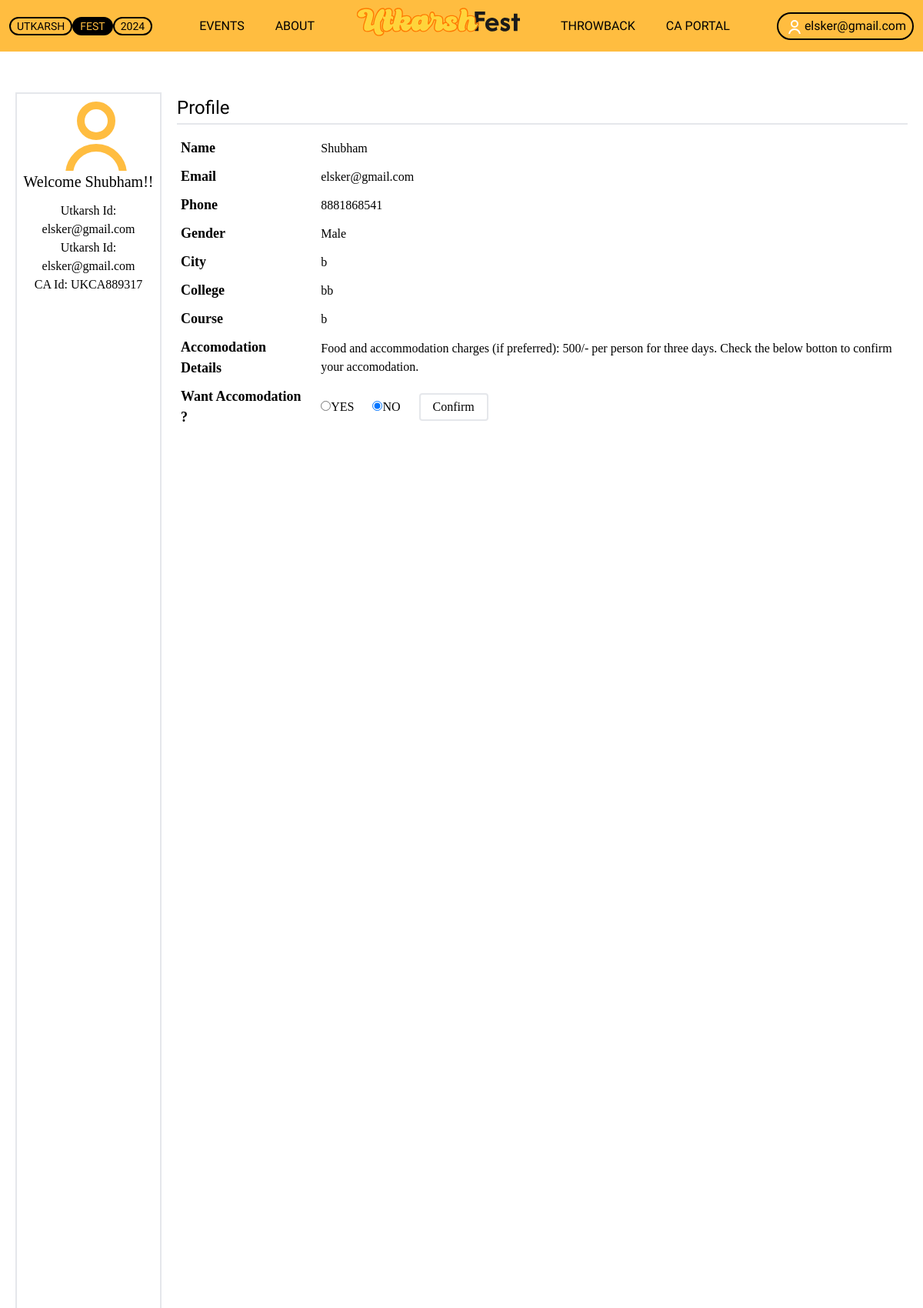
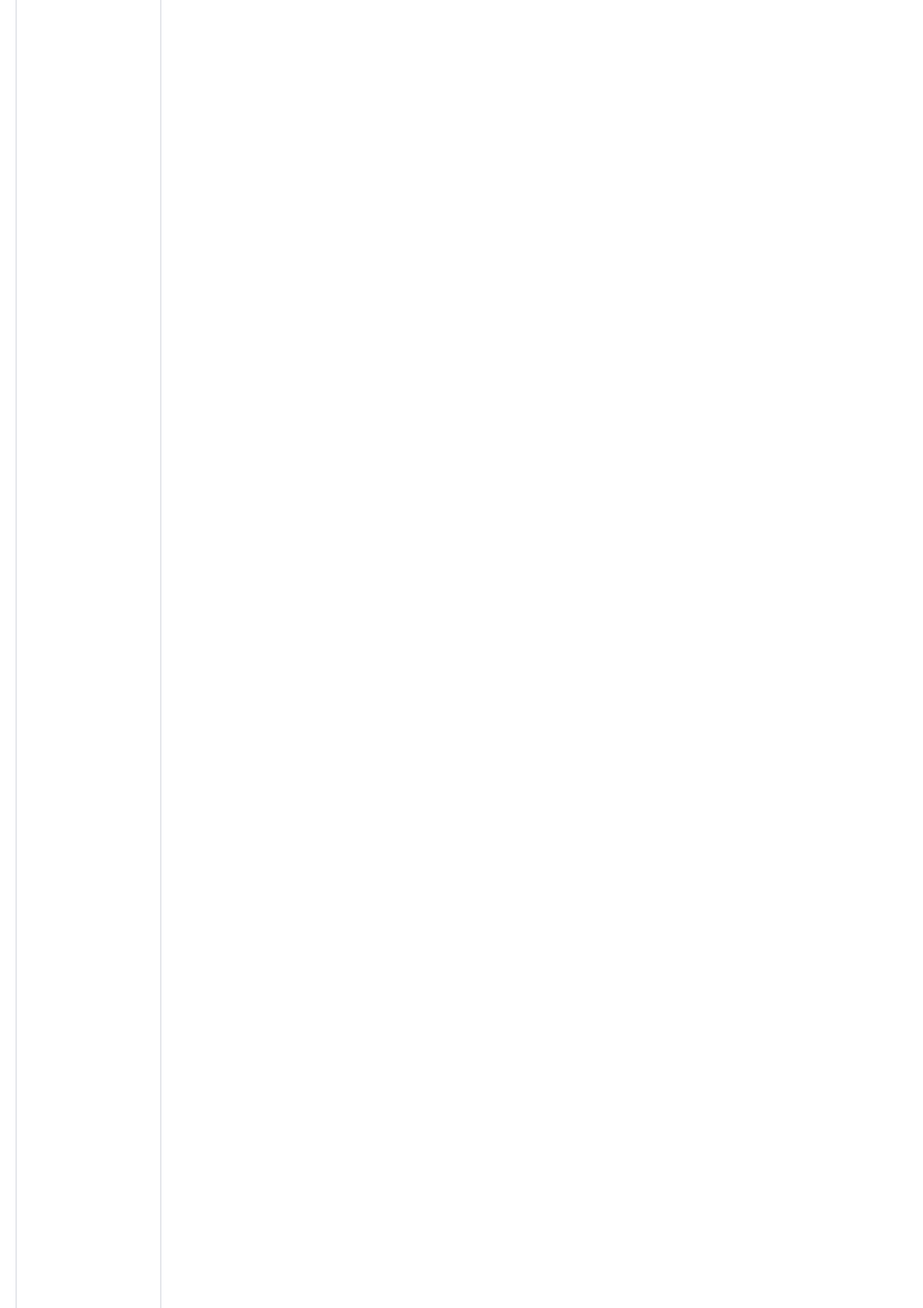
Page /user-profile/ (signed in, upper part) on the committed database (2 pictures, top to bottom).
### UtkarshWebsite/models.py (models this page shows, shortened)
class UserExtras(models.Model):
    user = models.ForeignKey(User, on_delete = models.CASCADE)
    phone = models.CharField(max_length=12, null=True, blank=True)
    college_name = models.CharField(max_length=250  , null=True, blank=True)
    course = models.CharField(max_length=100 , null=True, blank=True)
    gender = models.CharField(max_length=10 , null=True, blank=True)
    city = models.CharField(max_length=300, null=True, blank=True)
    ca_refferal_code  = models.CharField(max_length=50, null=True, blank=True)
    is_ambassador = models.BooleanField(default=False)
    ambassador_id = models.CharField(max_length=20, null=True, blank=True)
    accomodation_required = models.BooleanField(default=False)
    reg_fee = models.IntegerField(default=0)
    extra_charges = models.IntegerField(default=0)

### Main/views.py (the view)
# urls.py: path("user-profile/", views.UserProfile, name=""),
@login_required(redirect_field_name="mainloginpage")
def UserProfile(request):
    userExtras = UtkarshWebsiteModel.UserExtras.objects.get(user=request.user)
    t = None
    payments = 0
    summary = {}
    p = ["sports","informal"]
    for i in models.Participations.objects.filter(user = userExtras):
        if i.event.parent_sub_event.parent_event.name.lower() in p:
            summary[i.event.name] = i.event.registration_amount
            payments += i.event.registration_amount
    for j in models.TeamEventRegistrations.objects.filter(team_leader_uk_id = userExtras.user.username):
        c =  j.event_registered.parent_sub_event.parent_event.name
        if c.lower() in p:
            summary[j.event_registered.name] = j.event_registered.registration_amount
            payments += j.event_registered.registration_amount
    if userExtras.accomodation_required:
        summary["Accomodation"] = 500
        payments += 500
    summary["Total"] = payments
    if userExtras.is_ambassador:
        ambassador_refferals = UtkarshWebsiteModel.AmbassadorRefferals.objects.filter(ca_uk_id=userExtras.user.username)
        t = []
        for i in ambassador_refferals:
            ukid = i.user_uk_id
            user = UtkarshWebsiteModel.UserExtras.objects.get(user__username = ukid)
            t.append(user)
    solo = models.Participations.objects.filter(user = UtkarshWebsiteModel.UserExtras.objects.get(user = request.user))
    team_p = [x for x in models.TeamEventRegistrations.objects.filter(team_leader_uk_id= request.user.username) ]
    return render(request, "main/user_profile.html", {"userExtras":userExtras, "ambassador_refferals":t,"teamReg":team_p ,"solo":solo, "summary":summary})

### templates/main/user_profile.html (shortened to what this page needs)
{% extends 'main/base.html' %}
{% load static %}
{% block content %}
{% include 'main/header.html' %}
<div class="user-profile bg-white mt-10 px-5">
    <div class="lg:h-screen flex flex-col md:flex-row gap-5 items-strech justify-start py-20">
        <div class="left md:w-3/12 lg:w-2/12">
            <div class="border-2 flex flex-col items-strech justify-between  h-full">
                <div class="text-center font-['AfacadRegular']">
                    <p class="text-xl mb-3">Welcome {{request.user.first_name}}!!</p>
                    <p>Utkarsh Id: {{request.user.username}}</p>
                    {% if userExtras.ca_refferal_code %}<p>Utkarsh Id: {{request.user.username}}</p>{% endif %}
                    {% if userExtras.is_ambassador %}
                    <p>CA Id: {{userExtras.ambassador_id}}</p>
                    {% endif %}
                </div>
            </div>
        </div>
        <div class="right mt-12 md:mt-0 grow w-full md:w-9/12 lg:w-10/12">
            <div id="user-profile-view" class="hidden overflow-hidden">
                <p class="border-b-2 py-1 text-2xl yatra mb-3">Profile</p>
                <div class="font-['AfacadRegular'] user-profile">
                    <table>
                        <tr>
                            <th>Name</th>
                            <td>{{userExtras.user.first_name}}</td>
                        </tr>
                        <tr>
                            <th>Email</th>
                            <td>{{userExtras.user.email}}</td>
                        </tr>
                        <tr>
                            <th>Phone</th>
                            <td>{{userExtras.phone}}</td>
                        </tr>
                        <tr>
                            <th>Gender</th>
                            <td>{{userExtras.gender}}</td>
                        </tr>
                        <tr>
                            <th>City</th>
                            <td>{{userExtras.city}}</td>
                        </tr>
                        <tr>
                            <th>College</th>
                            <td>{{userExtras.college_name}}</td>
                        </tr>
                        <tr>
                            <th>Course</th>
                            <td>{{userExtras.course}}</td>
                        </tr>
                        <tr>
                            <th>Accomodation Details</th>
                            <td>Food and accommodation charges (if preferred): 500/- per person for three days. Check the below botton to confirm your accomodation.</td>
                        </tr>
                        <tr>
                            <th>Want Accomodation ?</th>
                            <td>
                                <form method="post" action="../../../../manageAccomodation/">
                                    <label for="" class="me-5">
                                        <input type="radio" name="accommodation" value="yes" {% if userExtras.accomodation_required %}checked{% endif %}>YES
                                    </label>
                                    <label for="" class="me-5">
                                        <input type="radio" name="accommodation" value="no" {% if not userExtras.accomodation_required %}checked{% endif %}>NO
                                    </label>
                                    <label for="">
                                        <input type="submit" class="border-2 py-1 px-4 rounded hover:bg-[#FFBD40]" value="Confirm">
                                    </label>
                                </form>
                            </td>
                        </tr>
                    </table>
                </div>
            </div>
        </div>
    </div>
</div>
{% endblock %}

### templates/main/header.html (shortened to what this page needs)
{% load static %}
<nav class="absolute top-0 left-0 right-0 bg-[#FFBD40] yatra" style="z-index: 88888;">
    <div class="nav-links flex items-center justify-between px-3">
        <div class="hidden lg:flex">
            <p class="bg-[#FFBD40] border-2 border-black rounded-full text-sm px-2">UTKARSH</p>
            <p class="bg-black text-[#FFBD40] border-2 border-black rounded-full text-sm px-2">FEST</p>
            <p class="bg-[#FFBD40] border-2 border-black rounded-full text-sm px-2">2024</p>
        </div>
        <div class="flex items-center gap-x-10">
            <a class="hidden lg:block" href="../../../events"><button>EVENTS</button></a>
            <a class="hidden lg:block" href="#about-section"><button>ABOUT</button></a>
            <div class="w-44 md:w-60">
                <a href="../../../"><img src="{% static './media/Logo.svg' %}" class="h-full w-full object-fit"/></a>
            </div>
            <a href="#throwback-section" class="hidden lg:block"><button>THROWBACK</button></a>
            <a class="hidden lg:block" href="../../ca"><button>CA PORTAL</button></a>
        </div>
        {% if request.user.is_authenticated %}
        <a href="../../../user-profile">
            <button  class="border-2 border-black rounded-full  py-1 px-2 hover:bg-black hover:text-[#FFBD40]">
                {{request.user.username}}
            </button>
        </a>
        {% else %}
        <a href="../../../login"><button id="login_btn" class="text-sm border-2 border-black rounded-full  md:py-1 px-2 md:px-4 hover:bg-black hover:text-[#FFBD40]">LOGIN</button></a>
        {% endif %}
    </div>
</nav>

### Main/static/css/new.css (style rules this page uses)
* { scroll-behavior: smooth; }
.yatra { font-family: 'Yatra One', system-ui; }
.nav-links a { position: relative; }
:root { --heading-font-size: 8rem; }
.user-profile table { text-align: left; }
.user-profile th { font-size: 18px; padding:5px 20px 5px 5px; }

### rows in the picture
UserExtras: ambassador_id "UKCA889317", user.first_name "Shubham", user.email "elsker@gmail.com", phone "8881868541", gender "Male", city "b", college_name "bb", course "b", accomodation_required "☑"

### other values in the picture
{{ request.user.username }} "elsker@gmail.com"
{{ request.user.first_name }} "Shubham"
